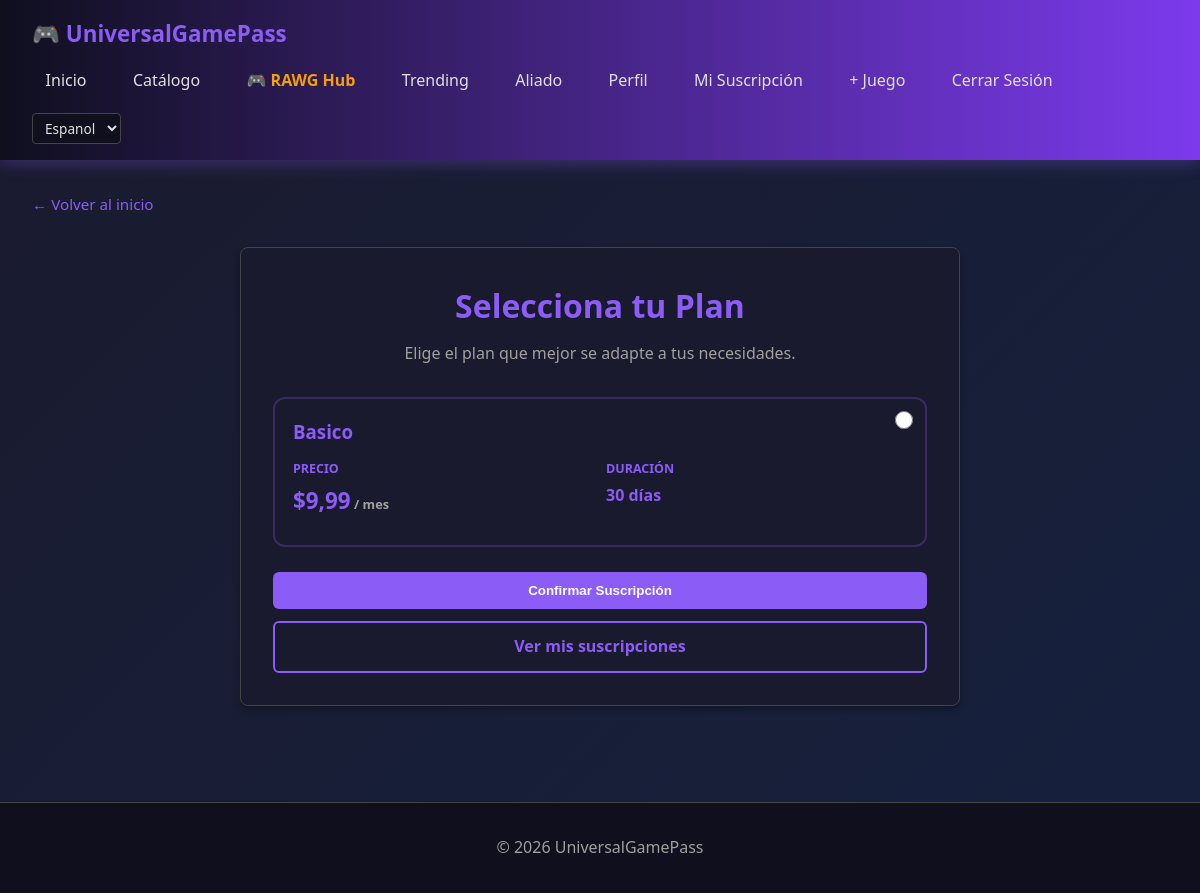
The page /suscripciones/nueva/ (signed in) on the database as committed earlier.
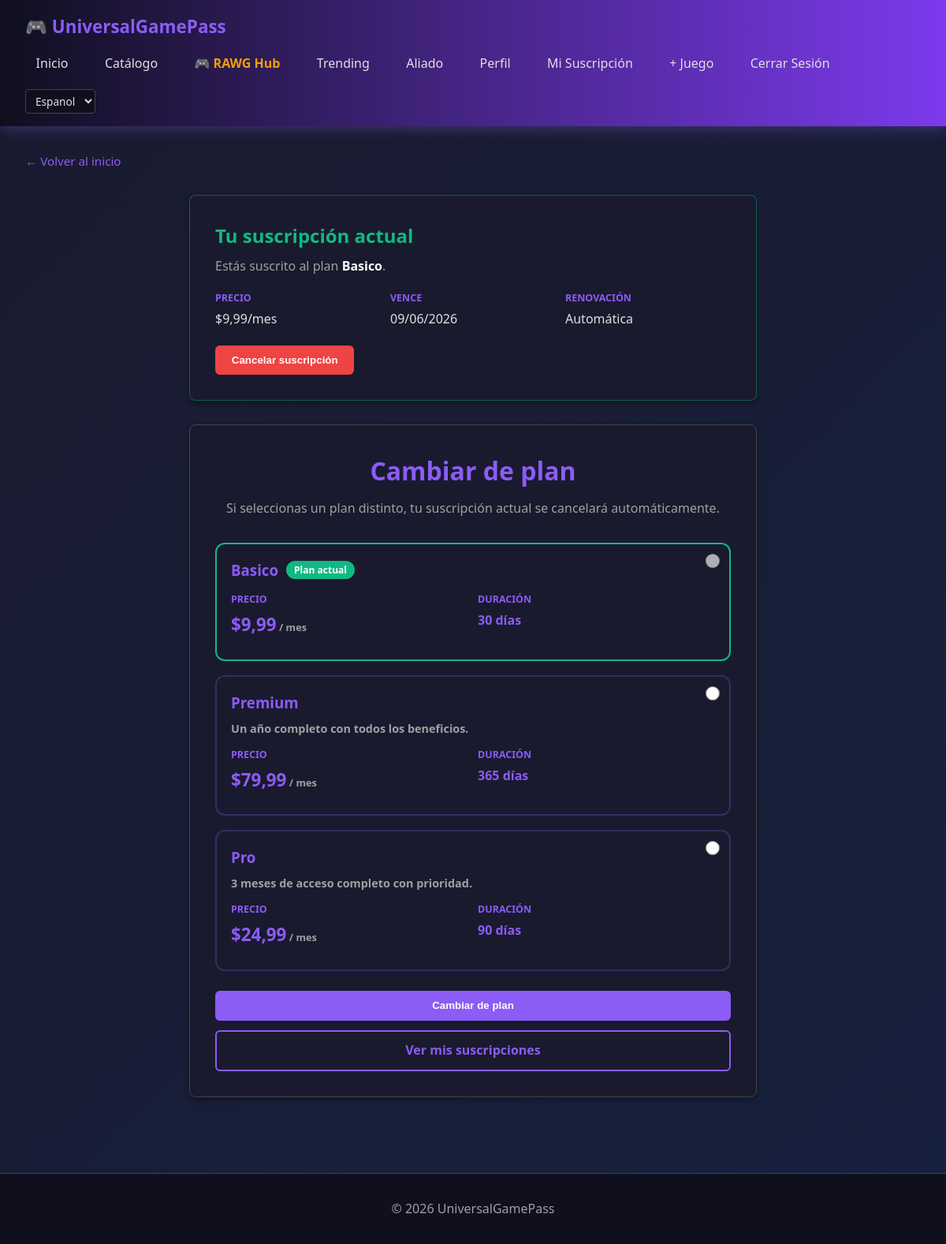
The same page on the database as committed later.
### core/models.py (models this page shows, shortened)
class Plan(models.Model):
    nombre = models.CharField(max_length=100)
    duracion_dias = models.PositiveIntegerField()
    precio_mensual = models.DecimalField(max_digits=10, decimal_places=2, default=9.99)
    descripcion = models.TextField(blank=True)
    activo = models.BooleanField(default=True)
    creado_en = models.DateTimeField(null=True, blank=True)

class Suscripcion(models.Model):
    user = models.ForeignKey(settings.AUTH_USER_MODEL, on_delete=models.CASCADE, related_name='suscripciones')
    plan = models.ForeignKey(Plan, on_delete=models.PROTECT, related_name='suscripciones_activas')
    inicio = models.DateTimeField()
    fin = models.DateTimeField()
    activa = models.BooleanField(default=True)
    renovacion_automatica = models.BooleanField(default=True)
    class Meta:
        ordering = ['-inicio']

### core/views/web_views.py (the view)
# urls.py: path("suscripciones/nueva/", SuscripcionFormView.as_view(), name="suscripcion_form"),
class SuscripcionFormView(LoginRequiredMixin, View):
    def get(self, request):
        planes = Plan.objects.filter(activo=True).order_by("nombre")
        suscripcion_activa = obtener_suscripcion_activa(request.user)
        return render(request, "core/suscripcion_form.html", {
            "planes": planes,
            "suscripcion_activa": suscripcion_activa,
        })

### core/services.py (called while the page is built)
def obtener_suscripcion_activa(user):
    if not user.is_authenticated:
        return None
    ahora = timezone.now()
    return (
        Suscripcion.objects.filter(
            user=user,
            activa=True,
            inicio__lte=ahora,
            fin__gte=ahora,
        )
        .select_related("plan")
        .order_by("-fin")
        .first()
    )

### core/templates/core/suscripcion_form.html (shortened to what the changed rows need)
{% extends 'core/base.html' %}
{% block content %}
<div class="container">
  {% if suscripcion_activa %}
    <div class="card" style="max-width: 720px; margin: 0 auto 30px; border: 1px solid rgba(16, 185, 129, 0.4);">
      <h2 style="margin: 0 0 6px; color: #10b981;">Tu suscripción actual</h2>
      <p style="margin: 0 0 18px; color: #a0a0a0;">Estás suscrito al plan <strong style="color: #fff;">{{ suscripcion_activa.plan.nombre }}</strong>.</p>
      <div style="display: grid; grid-template-columns: repeat(auto-fit, minmax(160px, 1fr)); gap: 12px; margin-bottom: 20px;">
        <div>
          <p style="color: #8b5cf6; font-weight: 600; font-size: 0.78rem; margin: 0 0 4px;">PRECIO</p>
          <p style="margin: 0;">${{ suscripcion_activa.plan.precio_mensual }}/mes</p>
        </div>
        <div>
          <p style="color: #8b5cf6; font-weight: 600; font-size: 0.78rem; margin: 0 0 4px;">VENCE</p>
          <p style="margin: 0;">{{ suscripcion_activa.fin|date:'d/m/Y' }}</p>
        </div>
        <div>
          <p style="color: #8b5cf6; font-weight: 600; font-size: 0.78rem; margin: 0 0 4px;">RENOVACIÓN</p>
          <p style="margin: 0;">{% if suscripcion_activa.renovacion_automatica %}Automática{% else %}Manual{% endif %}</p>
        </div>
      </div>
      <form method="post" action="{% url 'cancelar_suscripcion' %}" onsubmit="return confirm('¿Seguro que quieres cancelar tu suscripción?');" style="display: inline-block;">
        <button type="submit" class="btn" style="background: #ef4444; color: white;">Cancelar suscripción</button>
      </form>
    </div>
  {% endif %}
  <div class="card" style="max-width: 720px; margin: 0 auto;">
    <div style="text-align: center; margin-bottom: 30px;">
      <h1 style="margin: 0 0 10px; color: #8b5cf6;">
        {% if suscripcion_activa %}Cambiar de plan{% else %}Selecciona tu Plan{% endif %}
      </h1>
      <p style="color: #a0a0a0; margin: 0;">
        {% if suscripcion_activa %}
          Si seleccionas un plan distinto, tu suscripción actual se cancelará automáticamente.
        {% else %}
          Elige el plan que mejor se adapte a tus necesidades.
        {% endif %}
      </p>
    </div>
    {% if planes %}
      <form method="post" action="{% url 'crear_suscripcion' %}">
        <div style="display: grid; grid-template-columns: 1fr; gap: 18px; margin-bottom: 25px;">
          {% for plan in planes %}
            {% with es_actual=suscripcion_activa.plan.id|default:0 %}
              <div class="plan-option" style="padding: 18px; border: 2px solid {% if plan.id == es_actual %}#10b981{% else %}rgba(139, 92, 246, 0.25){% endif %}; border-radius: 12px; position: relative;">
                <input type="radio" name="plan_id" value="{{ plan.id }}" id="plan_{{ plan.id }}"
                       {% if plan.id == es_actual %}disabled{% endif %}
                       style="position: absolute; top: 12px; right: 12px; width: 18px; height: 18px;">
                <label for="plan_{{ plan.id }}" style="cursor: {% if plan.id == es_actual %}not-allowed{% else %}pointer{% endif %}; display: block;">
                  <div style="display: flex; gap: 10px; align-items: center; margin-bottom: 6px;">
                    <h3 style="margin: 0; color: #8b5cf6;">{{ plan.nombre }}</h3>
                    {% if plan.id == es_actual %}
                      <span style="background: #10b981; padding: 2px 10px; border-radius: 12px; font-size: 0.75rem; color: white;">Plan actual</span>
                    {% endif %}
                  </div>
                  <p style="margin: 0 0 12px; color: #a0a0a0; font-size: 0.9rem;">{{ plan.descripcion }}</p>
                  <div style="display: grid; grid-template-columns: repeat(2, 1fr); gap: 12px;">
                    <div>
                      <p style="color: #8b5cf6; font-weight: 600; margin: 0 0 4px; font-size: 0.78rem;">PRECIO</p>
                      <p style="margin: 0; font-size: 1.4rem;"><strong>${{ plan.precio_mensual }}</strong><span style="font-size: 0.8rem; color: #a0a0a0;"> / mes</span></p>
                    </div>
                    <div>
                      <p style="color: #8b5cf6; font-weight: 600; margin: 0 0 4px; font-size: 0.78rem;">DURACIÓN</p>
                      <p style="margin: 0;">{{ plan.duracion_dias }} días</p>
                    </div>
                  </div>
                </label>
              </div>
            {% endwith %}
          {% endfor %}
        </div>
        <button type="submit" class="btn btn-primary" style="width: 100%; margin-bottom: 12px;">
          {% if suscripcion_activa %}Cambiar de plan{% else %}Confirmar Suscripción{% endif %}
        </button>
      </form>
    {% else %}
      <div class="alert alert-warning">
        <strong>No hay planes disponibles.</strong>
      </div>
    {% endif %}
  </div>
</div>
{% endblock %}

Rows that differ between the two databases and show on the page:
added Suscripcion: plan.nombre "Basico", plan.precio_mensual "9,99", fin "09/06/2026"
shown differently, row unchanged: Plan "Basico": plan_id "☐ Basico PRECIO $9,99 / mes D" → "☐ Basico Plan actual PRECIO $9"; now shows "Plan actual"
added Plan: plan_id "☐ Premium Un año completo con t", nombre "Premium", descripcion "Un año completo con todos los beneficios.", precio_mensual "79,99", duracion_dias "365"
added Plan: plan_id "☐ Pro 3 meses de acceso complet", nombre "Pro", descripcion "3 meses de acceso completo con prioridad.", precio_mensual "24,99", duracion_dias "90"
Other text that changed with them:
text no longer shown: "Selecciona tu Plan Elige el plan que mejor se adapte a tus necesidades. Confirmar Suscripción"
text now shown: "Tu suscripción actual Estás suscrito al plan . PRECIO $ /mes VENCE RENOVACIÓN Automática Cancelar suscripción Cambiar de plan Si seleccionas un plan distinto, tu suscripción actual se cancelará automáticamente. Cambiar de plan"
